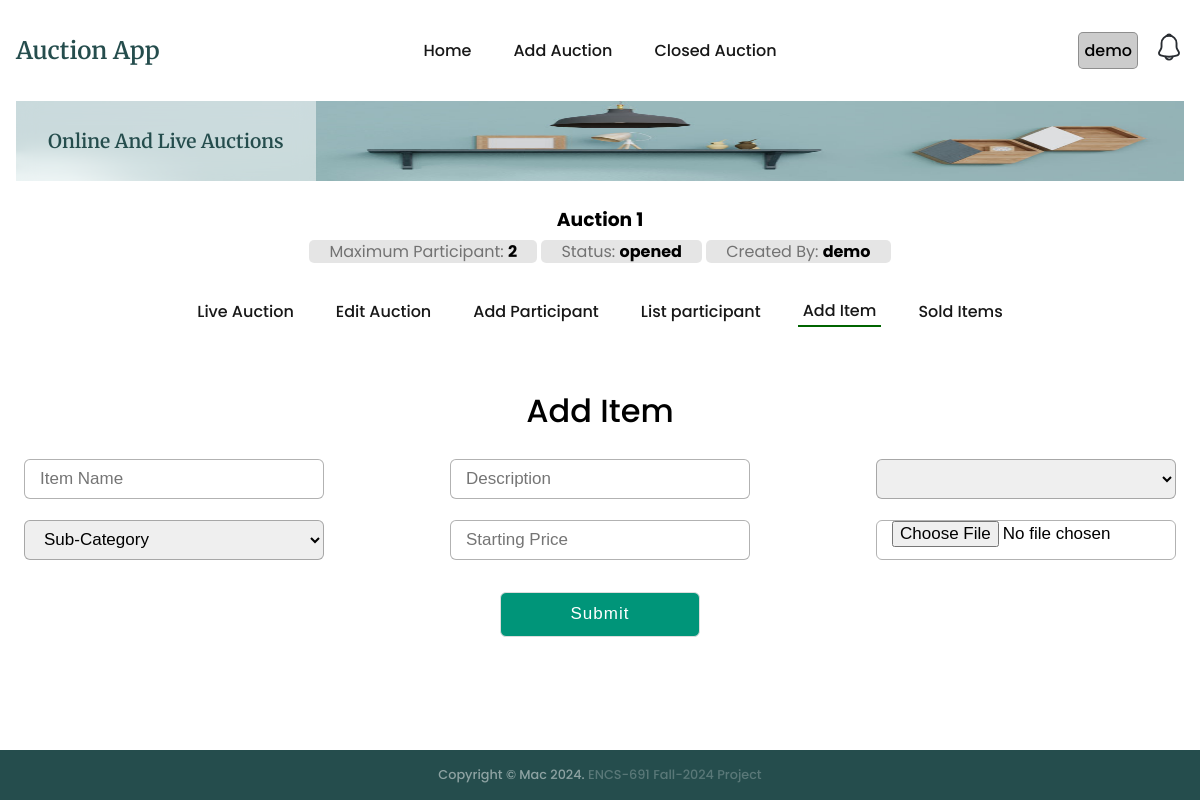
The page /auction/1/item/add (signed in) on the database its author committed.
### auctions/models.py (models this page shows, shortened)
class Auction(models.Model):
    name = models.CharField(max_length=200)
    description = models.CharField(max_length=200)
    status = models.CharField(max_length=200, default='opened')
    auction1 = models.CharField(max_length=200, default='0')
    maxparticipant = models.CharField(max_length=200, default='0')
    username = models.CharField(max_length=200, default='-')
    createdat = models.DateTimeField(default=timezone.now)

### auctions/views.py (the view)
# urls.py: path('auction/<int:id>/item/add', views.addItem, name='addItem'),
@login_required
def addItem(req, id):
    if req.method == 'POST':
        return addNewItem(req, id)
    auction = getRecordByPk(Auction, id)
    return render(req, 'auctions/addItem.html', context={'auction':auction})

### auctions/utils.py (called while the page is built)
def getRecordByPk(model, id):
    try:
        record = model.objects.get(pk=id)
    except (KeyError, model.DoesNotExist):
        logging.error('getRecordByPk: model does not exist')
        return None
    else:
        return record

### templates/auctions/addItem.html (shortened to what this page needs)
{% extends "auctions/auctionBase.html" %}
{% block auction_content %}
<div class="addContact container_main">
  <div class="registration form">
    <header>Add Item</header>
    <form action="{% url 'auctions:addItem' auction.id %}" method="post" enctype="multipart/form-data">
      <div class="form-flex">
        <input type="text" required name="name" placeholder="Item Name">
        <input type="text" required name="description" placeholder="Description">
        <select name="categoryid" id="category" hx-get="{% url 'auctions:getSelect' %}?target=subcategory"
          hx-target="#subcategory">
        </select>
        <select name="subcategoryid" id="subcategory">
          <option value="">Sub-Category</option>
        </select>
        <input type="number" required name="minimumbid" placeholder="Starting Price">
        <input type="file" required name="image" placeholder="Upload Image">
      </div>
      <button type="submit" class="button">Submit</button>
    </form>
  </div>
</div>
{% endblock %}

### templates/auctions/auctionBase.html
{% extends "base.html" %}
{% block content %}
<section class="section__container product__container" id="product">
    {% if auction %}
    <div class="auctionbase__header">
        <a href="{% url 'auctions:auctionIndex' auction.id %}">
            <h3>{{auction.name}}</h3>
            <span>Maximum Participant: <strong>{{auction.maxparticipant}}</strong></span>
            <span>Status: <strong>{{auction.status}}</strong></span>
            <span>Created By: <strong>{{auction.username}}</strong></span>
        </a>
    </div>
    <nav>
        <ul class="nav__links auction__nav__links" id="nav-links">
                {% with current_url=request.get_full_path %}
                    {% url 'auctions:auctionIndex' auction.id as url %}
                    <li class="{% if current_url == url %} active-menu {%endif%}">
                        <a href="{{ url }}">Live Auction</a>
                    </li>
                    {% url 'auctions:editAuction' auction.id as url %}
                    <li class="{% if current_url == url %} active-menu {%endif%}">
                        <a href="{{ url }}">Edit Auction</a>
                    </li>
                    {% url 'auctions:addParticipant' auction.id as url %}
                    <li class="{% if current_url == url %} active-menu {%endif%}">
                        <a href="{{ url }}">Add Participant</a>
                    </li>
                    {% url 'auctions:listParticipant' auction.id as url %}
                    <li class="{% if current_url == url %} active-menu {%endif%}">
                        <a href="{{ url }}">List participant</a>
                    </li>
                    {% url 'auctions:addItem' auction.id as url%}
                    <li class="{% if current_url == url %} active-menu {%endif%}">
                        <a href="{{ url }}">Add Item</a>
                    </li>
                    {% url 'auctions:getSoldItems' auction.id as url %}
                    <li class="{% if current_url == url %} active-menu {%endif%}">
                        <a href="{{ url }}">Sold Items</a>
                    </li>
                {% endwith %}
        </ul>
    </nav>
    {% include "auctions/message.html" %}
    {% block auction_content %}{% endblock %}
    {% else %}
        <div class="auction-notice">Auction not found</div>
    {% endif %}
</section>
{% endblock %}

### templates/base.html (shortened to what this page needs)
{% load static %}
<!DOCTYPE html>
<html lang="en">
<head>
  <link rel="stylesheet" href="{% static 'css/styles.css' %}" />
</head>
<body>
  <div id="main-container">
    <nav>
      <div class="nav__header">
        <div class="nav__logo">
          <a href="{% url 'auctions:index' %}" class="logo">Auction App</a>
        </div>
      </div>
      <ul class="nav__links" id="nav-links">
        {% with current_url=request.get_full_path %}
        {% url 'auctions:index' as url %}
        <li class="{% if current_url == url %} active-menu {%endif%}">
          <a href="{{url}}">Home</a>
        </li>
        {% url 'auctions:addAuction' as url %}
        <li class="{% if current_url == url %} active-menu {%endif%}">
          <a href="{{url}}">Add Auction</a>
        </li>
        {% url 'auctions:closedAuction' as url %}
        <li class="{% if current_url == url %} active-menu {%endif%}">
          <a href="{{url}}">Closed Auction</a>
        </li>
        {% endwith %}
      </ul>
      <div class="nav__notification" id="nav-notification">
        {% if user.is_authenticated %}
        <div class="user-container">
          <div id="systemuser">{{user.username}}</div>
        </div>
        <div class="notification-icon" hx-get="{% url 'auctions:notification' %}?type=list" hx-target="#modal-content">
        </div>
        {% else %}
        <a href="{% url 'users:login' %}">Login</a>
        {% endif %}
      </div>
    </nav>
    <header class="section__container header__container" id="home">
      <div class="header__image">
        <img src="{% static 'images/header.png' %}" alt="header" />
      </div>
      <div class="header__content">
        <div>
          <h1>Online And Live Auctions</h1>
        </div>
      </div>
    </header>
    {% block content %}{% endblock %}
  </div>
  <footer class="footer" id="contact">
    <div class="footer__bar">
      Copyright © Mac 2024. <span class="footer-span">ENCS-691 Fall-2024 Project</span>
    </div>
  </footer>
</body>
</html>

### rows shown on the page
Auction: name "Auction 1", maxparticipant "2", status "opened", username "demo"

### other values the page prints
{{ user.username }} "demo"
